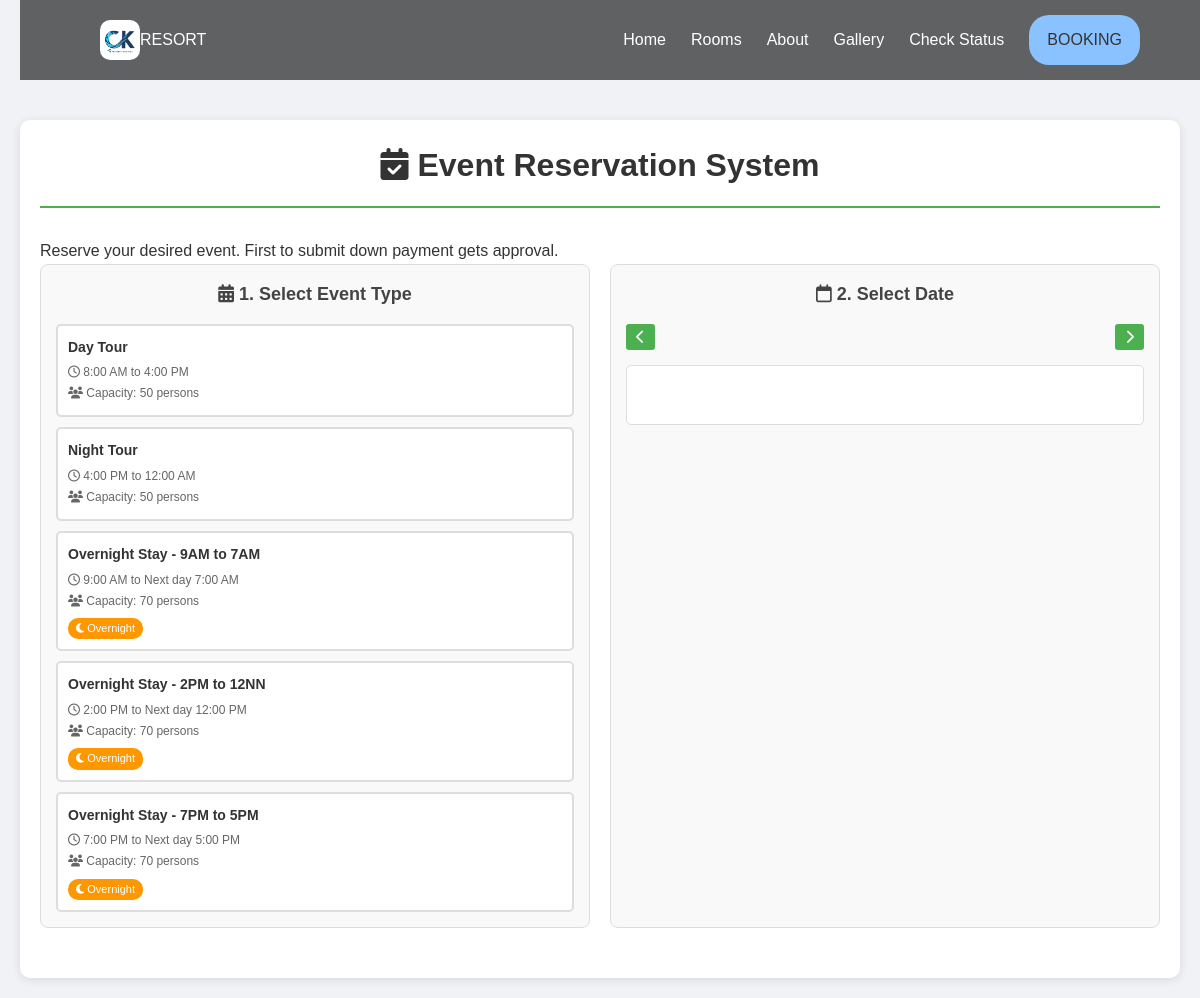
/form/index.php, run on the app's committed database.
### tables this page shows
CREATE TABLE events (
    id INT AUTO_INCREMENT PRIMARY KEY,
    name VARCHAR(100) NOT NULL,
    start_time TIME NOT NULL,
    end_time TIME NOT NULL,
    max_persons INT NOT NULL,
    is_overnight BOOLEAN DEFAULT FALSE
);

### form/index.php (the view, shortened to what this page needs)
<?php
require 'config.php';
include_once __DIR__ . '/../includes/header.php';
$sql = "SELECT * FROM events";
$result = $conn->query($sql);
?>
<!DOCTYPE html>
<html>
<head>
    <link rel="stylesheet" href="style.css">
    <link rel="stylesheet" href="https://cdnjs.cloudflare.com/ajax/libs/font-awesome/6.4.0/css/all.min.css">
</head>
<body>
    <div class="container" id="container">
        <h1><i class="fas fa-calendar-check"></i> Event Reservation System</h1>
        <p class="subtitle">Reserve your desired event. First to submit down payment gets approval.</p>
        <div class="main-content">
            <div class="left-panel">
                <h2><i class="fas fa-calendar-alt"></i> 1. Select Event Type</h2>
                <div class="event-list">
                    <?php while ($event = $result->fetch_assoc()):
                        $is_overnight = $event['is_overnight'];
                        $end_time_display = $is_overnight ?
                            "Next day " . date('g:i A', strtotime($event['end_time'])) :
                            date('g:i A', strtotime($event['end_time']));
                        ?>
                        <div class="event-item" data-id="<?php echo $event['id']; ?>"
                            data-name="<?php echo htmlspecialchars($event['name'] ?? ''); ?>"
                            data-start="<?php echo $event['start_time']; ?>" data-end="<?php echo $event['end_time']; ?>"
                            data-overnight="<?php echo $is_overnight; ?>" data-max="<?php echo $event['max_persons']; ?>">
                            <h3><?php echo htmlspecialchars($event['name'] ?? ''); ?></h3>
                            <p><i class="far fa-clock"></i> <?php echo date('g:i A', strtotime($event['start_time'])); ?> to
                                <?php echo $end_time_display; ?>
                            </p>
                            <p><i class="fas fa-users"></i> Capacity: <?php echo $event['max_persons']; ?> persons</p>
                            <?php if ($is_overnight): ?>
                                <span class="overnight-badge"><i class="fas fa-moon"></i> Overnight</span>
                            <?php endif; ?>
                        </div>
                    <?php endwhile; ?>
                </div>
            </div>
            <div class="right-panel">
                <h2><i class="far fa-calendar"></i> 2. Select Date</h2>
                <div class="calendar-controls">
                    <button id="prevMonth"><i class="fas fa-chevron-left"></i></button>
                    <button id="nextMonth"><i class="fas fa-chevron-right"></i></button>
                </div>
                <div class="availability-info" id="availabilityInfo"></div>
            </div>
        </div>
        </div>
</body>
</html>

### includes/header.php (shortened to what this page needs)
<!DOCTYPE html>
<html lang="en">
<head>
    <link rel="stylesheet" href="/assets/css/style.css">
</head>
<body>
<?php include __DIR__ . "/navbar.php"; ?>

### includes/navbar.php (shortened to what this page needs)
<nav class="navbar">
    <div class="navbar-container">
        <div class="logo">
            <img src="/assets/images/logo.jpg" alt="CK Resort Logo">
            <a href="/index.php"><span>RESORT</span></a>
        </div>
        <ul id="navMenu">
            <li><a href="/index.php">Home</a></li>
            <li><a href="/pages/rooms.php">Rooms</a></li>
            <li><a href="/pages/about.php">About</a></li>
            <li><a href="/pages/gallery.php">Gallery</a></li>
            <li><a href="/form/check_status.php">Check Status</a></li>
            <li><a class="btn-book-nav" href="/form/index.php">BOOKING</a></li>
        </ul>
    </div>
</nav>

### assets/css/style.css (style rules this page uses)
* { margin: 0; padding: 0; box-sizing: border-box; }
html, body { overflow-x: hidden; }
body { font-family: "Segoe UI", Arial, sans-serif; line-height: 1.6; color: #333; background-color: #faf3f3; }
img { width: 100%; display: block; border-radius: 10px; }
h1, h2, h3 { color: #0b3c49; }
h2 { text-align: center; margin-bottom: 30px; }
.navbar { background: rgba(0, 0, 0, 0.6); backdrop-filter: blur(8px); -webkit-backdrop-filter: blur(8px); position: fixed; top: 0; width: 100%; z-index: 1000; box-sizing: border-box; }
.navbar-container { display: flex; justify-content: space-between; align-items: center; padding: 15px 80px; width: 100%; }
.navbar ul { list-style: none; display: flex; align-items: center; margin: 0; padding: 0; }
.navbar ul li { margin-left: 25px; display: flex; align-items: center; }
.navbar a { color: #fff; text-decoration: none; font-weight: 500; transition: 0.3s; }
.navbar .logo { color: #fff; font-weight: bold; text-transform: uppercase; }
.btn-book-nav { background: #89c2ff; padding: 12px 18px; border-radius: 20px; color: #333 !important; font-weight: bold; display: inline-block; border: none; outline: none; box-shadow: none; text-decoration: none; }
.logo img { height: 40px !important; width: auto !important; max-width: 150px; display: inline-block; vertical-align: middle; }
.logo { display: flex; align-items: center; max-height: 50px; overflow: hidden; }

### form/style.css (style rules this page uses)
* { margin: 0; padding: 0; box-sizing: border-box; }
body { font-family: Arial, sans-serif; background: #f0f2f5; padding: 20px; line-height: 1.6; }
.container { max-width: 1200px; margin: 0 auto; background: white; border-radius: 10px; padding: 20px; box-shadow: 0 2px 10px rgba(0, 0, 0, 0.1); }
h1 { text-align: center; color: #333; margin-bottom: 30px; padding-bottom: 15px; border-bottom: 2px solid #4CAF50; }
h2 { color: #444; margin-bottom: 15px; font-size: 18px; }
h3 { color: #555; margin-bottom: 15px; font-size: 16px; }
#container { margin-top: 100px; }
.main-content { display: flex; gap: 20px; margin-bottom: 30px; }
.left-panel { flex: 1; background: #f9f9f9; padding: 15px; border-radius: 8px; border: 1px solid #ddd; }
.right-panel { flex: 1; background: #f9f9f9; padding: 15px; border-radius: 8px; border: 1px solid #ddd; }
.event-list { display: flex; flex-direction: column; gap: 10px; }
.event-item { background: white; padding: 10px; border: 2px solid #ddd; border-radius: 5px; cursor: pointer; transition: all 0.3s; }
.event-item h3 { color: #333; font-size: 14px; margin-bottom: 5px; }
.event-item p { color: #666; font-size: 12px; margin: 2px 0; }
.calendar-controls { display: flex; justify-content: space-between; align-items: center; margin-bottom: 10px; }
.calendar-controls button { background: #4CAF50; color: white; border: none; padding: 5px 10px; border-radius: 3px; cursor: pointer; font-size: 14px; }
.availability-info { margin-top: 15px; padding: 10px; background: white; border-radius: 5px; border: 1px solid #ddd; min-height: 60px; }
.overnight-badge { display: inline-block; background: #ff9800; color: white; padding: 2px 8px; border-radius: 10px; font-size: 11px; margin-top: 5px; }

### data on the page
events: name "Day Tour", start_time "8:00 AM", end_time_display "4:00 PM", max_persons "50"
events: name "Night Tour", start_time "4:00 PM", end_time_display "12:00 AM", max_persons "50"
events: name "Overnight Stay - 9AM to 7AM", start_time "9:00 AM", end_time_display "Next day 7:00 AM", max_persons "70"
events: name "Overnight Stay - 2PM to 12NN", start_time "2:00 PM", end_time_display "Next day 12:00 PM", max_persons "70"
events: name "Overnight Stay - 7PM to 5PM", start_time "7:00 PM", end_time_display "Next day 5:00 PM", max_persons "70"
